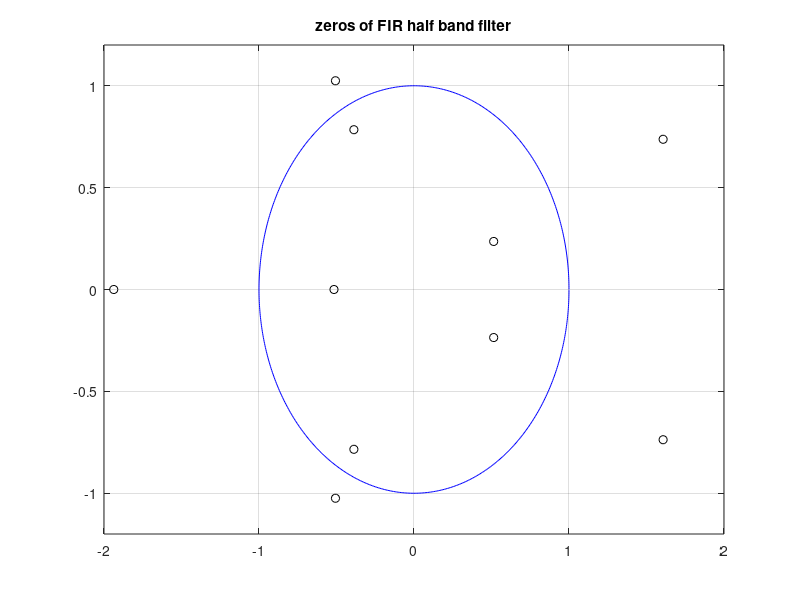
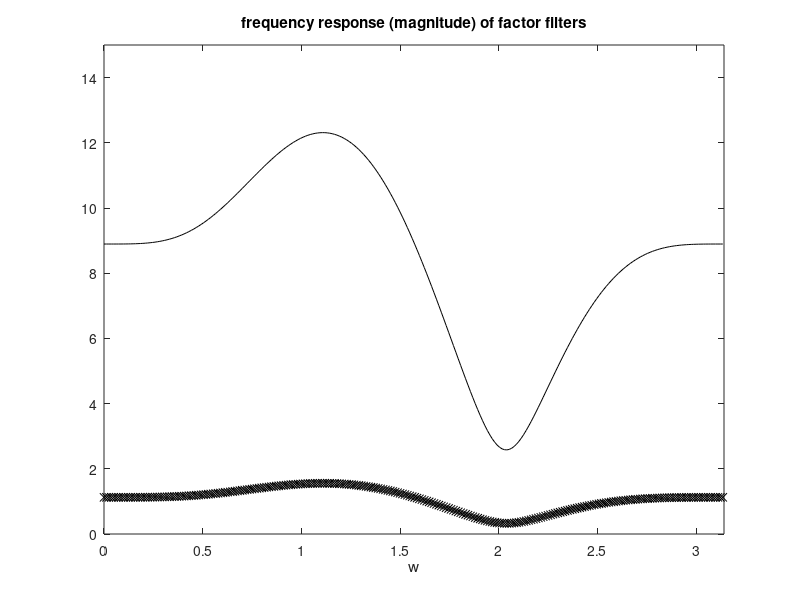

Source code (MATLAB) for these figures, in order:
% Spectral factorization of a FIR half-band example
% 
hf=[0.1 0 -0.3 0 0.2 1 0.2 0 -0.3 0 0.1]; %original causal half-band filter.
r1=roots(hf);

figure(1)
alfa=0:0.01:(2*pi);
plot(cos(alfa),sin(alfa),'b'); hold on;
plot(r1,'ko'); grid;
axis([-2 2 -1.2 1.2]);
title('zeros of FIR half band filter');

h1=poly(r1(1:5)); %using zeros outside unit circle
h0=poly(r1(6:10)); %using zeros inside unit circle

figure(2)
w=0:(2*pi/511):pi;
H0=abs(fft(h0,512)); %discrete Fourier transform
H1=abs(fft(h1,512));  % "  "  "
plot(w,H0(1:256),'kx'); hold on;
plot(w,H1(1:256),'k');
axis([0 pi 0 15]);
title('frequency response (magnitude) of factor filters');
xlabel('w');
